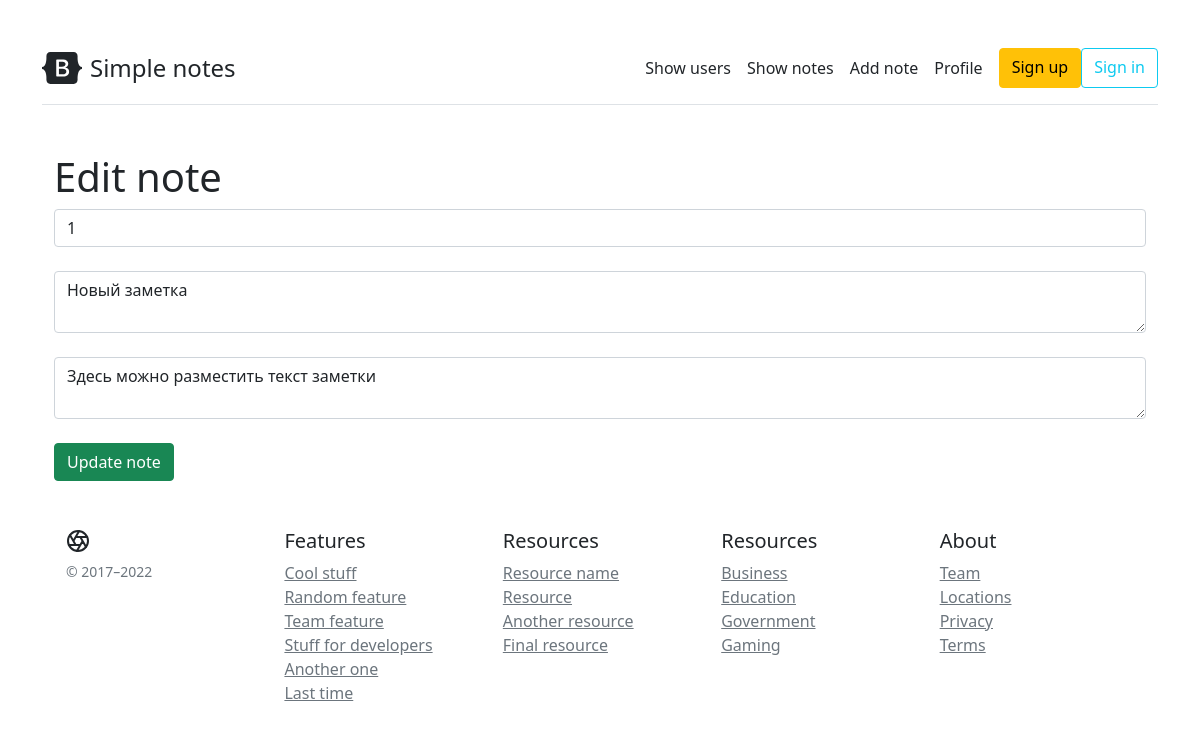
The app's page /notes/1/update, older data.
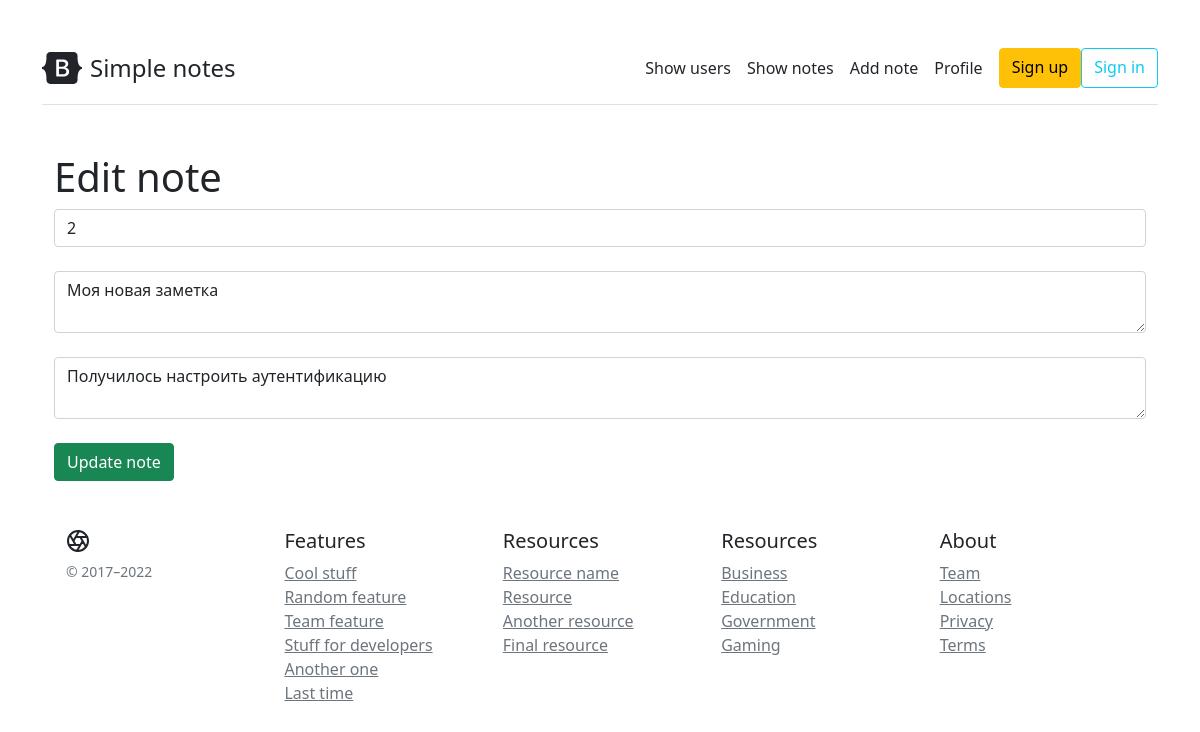
The same page, newer data.
### app.py (models this page shows, shortened)
class Notes(db.Model):
    id = db.Column(db.Integer, primary_key=True)
    user_id = db.Column(db.Integer)
    title = db.Column(db.String(250), nullable=False)
    text = db.Column(db.Text, nullable=False)
    date = db.Column(db.DateTime, default=datetime.utcnow)

### app.py (the view)
@app.route('/notes/<int:notes_id>/update', methods=['POST', "GET"])
def update_note(notes_id):
    note = Notes.query.get(notes_id)
    if request.method == 'POST':
        note.user_id = request.form['user_id']
        note.title = request.form['title']
        note.text = request.form['text']
        try:
            db.session.commit()  # save
            return redirect('/notes')
        except:
            return "Error"
    else:
        return render_template('update_note.html', note=note)

### templates/update_note.html (shortened to what this page needs)
{% extends 'base.html' %}
{% block body %}
<div class="container mt-5">
    <h1>Edit note</h1>
    <form method="post">
        <input type="number" name="user_id" id="user_id" placeholder="User id" value="{{ note.user_id }}" class="form-control"><br>
        <textarea type="text" name="title" id="title" placeholder="title"  class="form-control">{{ note.title }}</textarea><br>
        <textarea type="text" name="text" id="text" placeholder="text" class="form-control">{{ note.text }}</textarea><br>
        <input type="submit" class="btn btn-success" value="Update note">
    </form>
{% endblock %}

Row changes from the older to the newer data that the page shows:
changed Notes: user_id "1" → "2"; title "Новый заметка" → "Моя новая заметка"; text "Здесь можно разместить текст заметки" → "Получилось настроить аутентификацию"
